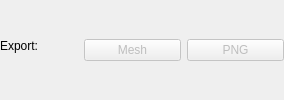
              <widget class="QWidget" name="exportButtonsPanel1" native="true">
               <layout class="QVBoxLayout" name="exportButtonsVerticalLayout1">
                <property name="leftMargin">
                 <number>0</number>
                </property>
                <property name="topMargin">
                 <number>0</number>
                </property>
                <property name="rightMargin">
                 <number>0</number>
                </property>
                <property name="bottomMargin">
                 <number>0</number>
                </property>
                <item>
                 <layout class="QHBoxLayout" name="exportButtonsLayout1">
                  <property name="spacing">
                   <number>6</number>
                  </property>
                  <property name="leftMargin">
                   <number>0</number>
                  </property>
                  <property name="topMargin">
                   <number>0</number>
                  </property>
                  <property name="rightMargin">
                   <number>0</number>
                  </property>
                  <property name="bottomMargin">
                   <number>0</number>
                  </property>
                  <item>
                   <widget class="QLabel" name="generateActionLabel">
                    <property name="sizePolicy">
                     <sizepolicy hsizetype="Preferred" vsizetype="Preferred">
                      <horstretch>0</horstretch>
                      <verstretch>0</verstretch>
                     </sizepolicy>
                    </property>
                    <property name="text">
                     <string>Export:</string>
                    </property>
                    <property name="alignment">
                     <set>Qt::AlignLeading|Qt::AlignLeft|Qt::AlignTop</set>
                    </property>
                    <property name="margin">
                     <number>2</number>
                    </property>
                    <property name="indent">
                     <number>0</number>
                    </property>
                   </widget>
                  </item>
                  <item>
                   <spacer name="exportButtonsSpacer1">
                    <property name="orientation">
                     <enum>Qt::Horizontal</enum>
                    </property>
                    <property name="sizeHint" stdset="0">
                     <size>
                      <width>40</width>
                      <height>20</height>
                     </size>
                    </property>
                   </spacer>
                  </item>
                  <item>
                   <widget class="QPushButton" name="generateMeshBtn">
                    <property name="enabled">
                     <bool>false</bool>
                    </property>
                    <property name="minimumSize">
                     <size>
                      <width>97</width>
                      <height>0</height>
                     </size>
                    </property>
                    <property name="toolTip">
                     <string>&lt;html&gt;&lt;head/&gt;&lt;body&gt;&lt;p&gt;Generate the meshes of the selected layer in a folder placed at the same location of the PSD source used.&lt;/p&gt;&lt;/body&gt;&lt;/html&gt;</string>
                    </property>
                    <property name="text">
                     <string>Mesh</string>
                    </property>
                   </widget>
                  </item>
                  <item>
                   <widget class="QPushButton" name="generatePngBtn">
                    <property name="enabled">
                     <bool>false</bool>
                    </property>
                    <property name="minimumSize">
                     <size>
                      <width>97</width>
                      <height>0</height>
                     </size>
                    </property>
                    <property name="toolTip">
                     <string>&lt;html&gt;&lt;head/&gt;&lt;body&gt;&lt;p&gt;Export the texture of the selected layer in a folder place in the same folder of the PSD source.&lt;/p&gt;&lt;/body&gt;&lt;/html&gt;</string>
                    </property>
                    <property name="text">
                     <string>PNG</string>
                    </property>
                   </widget>
                  </item>
                 </layout>
                </item>
               </layout>
              </widget>
